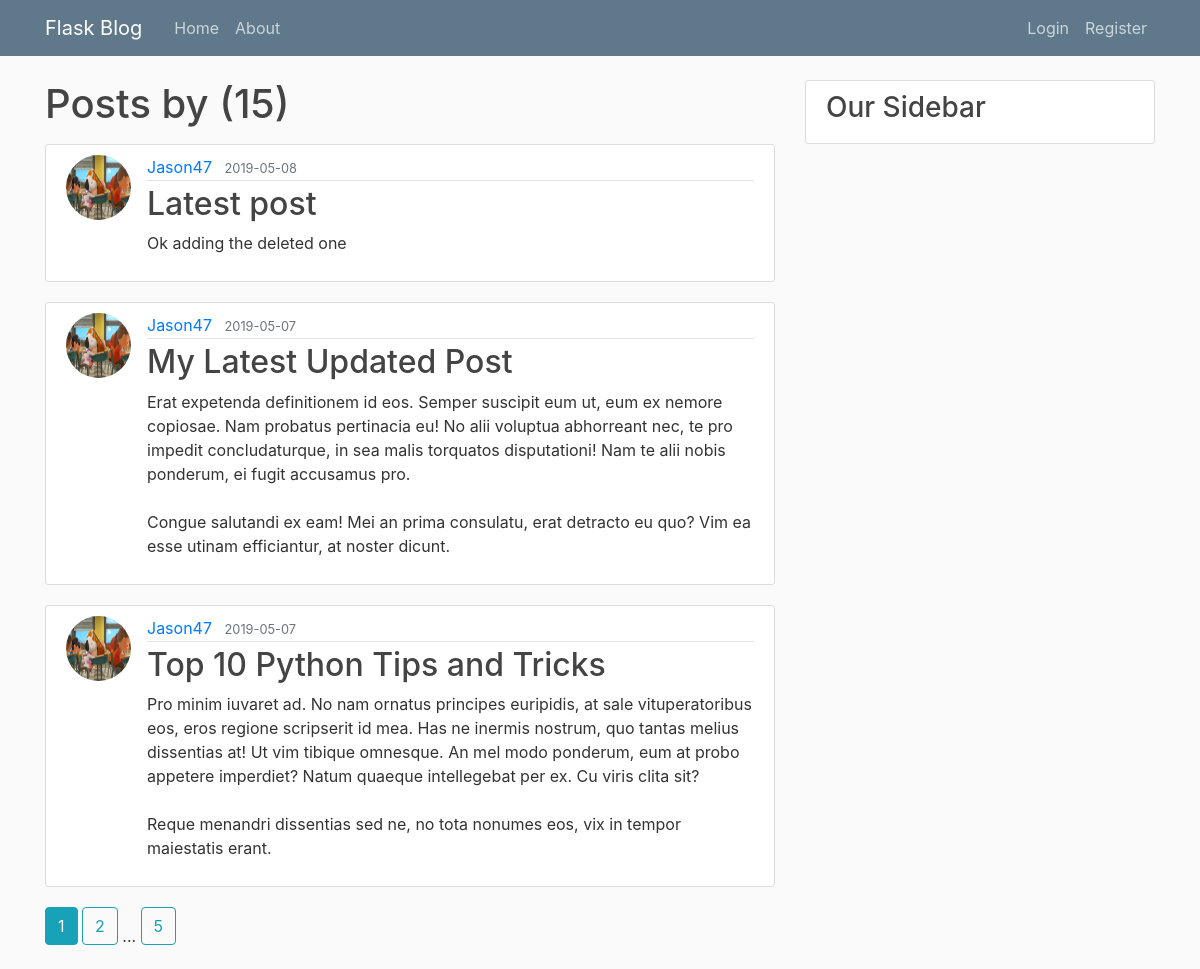
The app's page /user/Jason47 with its own data.
### application/models.py (models this page shows, shortened)
class Post(db.Model):
    id = db.Column(db.Integer, primary_key=True)
    title = db.Column(db.String(100), nullable=False)
    date_posted = db.Column(db.DateTime, nullable=False, default=datetime.utcnow)
    content = db.Column(db.Text, nullable=False)
    user_id = db.Column(db.Integer, db.ForeignKey("user.id"), nullable=False)

class User(db.Model,UserMixin):
    id = db.Column(db.Integer, primary_key=True)
    username = db.Column(db.String(20), unique=True, nullable=False)
    email = db.Column(db.String(60), unique=True, nullable=False)
    password = db.Column(db.String(60), nullable=False)
    image_file = db.Column(db.String(20), nullable=False, default="default.jpg")
    posts = db.relationship("Post", backref="author", lazy=True)

### application/users/routes.py (the view)
@users.route("/user/<username>")
def user_posts(username):
    username = str(username)
    page_no = request.args.get("page",1,type=int)
    user = User.query.filter_by(username=username).first_or_404()
    posts = Post.query.filter_by(author=user)\
            .order_by(Post.date_posted.desc())\
            .paginate(per_page=3,page=page_no)
    return render_template("user_posts.html", posts=posts,user = user)

### application/templates/user_posts.html
{% extends "layout.html" %}
{% block content %}
    <h1 class = "mb-3">Posts by {{ username }} ({{ posts.total }})</h1>
    {% for post in posts.items %}
        <article class="media content-section">
            <img class="rounded-circle article-img" src="{{ url_for('static',filename='profile_pics/'+post.author.image_file) }}">
            <div class="media-body">
                <div class="article-metadata">
                    <a class="mr-2" href="{{ url_for('users.user_posts',username = post.author.username) }}">{{ post.author.username }}</a>
                    <small class="text-muted">{{ post.date_posted.strftime("%Y-%m-%d") }}</small>
                </div>
                <h2><a class="article-title" href="{{ url_for('posts.post',post_id=post.id) }}">{{ post.title }}</a></h2>
                <p class="article-content">{{ post.content }}</p>
            </div>
        </article>
    {% endfor %}
    {% for page_num in posts.iter_pages(left_edge=1,right_edge=1,left_current=1,right_current=2) %}
        {% if page_num %}
            {% if page_num == posts.page %}
                <a class="btn btn-info mb-4" href="{{ url_for('users.user_posts',username=user.username,page=page_num) }}">{{ page_num }}</a>
            {% else %}
                <a class="btn btn-outline-info mb-4" href="{{ url_for('users.user_posts',username=user.username,page=page_num) }}">{{ page_num }}</a>
            {%endif%}
        {% else %}
            ...
        {%endif%}
    {% endfor %}
{% endblock content %}

### application/static/main.css (style rules this page uses)
body { background: #fafafa; color: #333333; margin-top: 5rem; }
h1, h2, h3, h4, h5, h6 { color: #444444; }
.content-section { background: #ffffff; padding: 10px 20px; border: 1px solid #dddddd; border-radius: 3px; margin-bottom: 20px; }
.article-title { color: #444444; }
.article-content { white-space: pre-line; }
.article-img { height: 65px; width: 65px; margin-right: 16px; }
.article-metadata { padding-bottom: 1px; margin-bottom: 4px; border-bottom: 1px solid #e3e3e3 }

### records on screen
Post: image_file (picture), author.username "Jason47", date_posted "2019-05-08", title "Latest post", content "Ok adding the deleted one"
Post: image_file (picture), author.username "Jason47", date_posted "2019-05-07", title "My Latest Updated Post", content "Erat expetenda definitionem id eos. Semper suscipit eum ut, eum ex nemore copiosae. Nam probatus pertinacia eu! No alii voluptua abhorreant nec, te pro impedit concludaturque, in sea malis torquatos disputationi! Nam te alii nobis ponderum, ei fugit accusamus pro. Congue salutandi ex eam! Mei an prima consulatu, erat detracto eu quo? Vim ea esse utinam efficiantur, at noster dicunt."
Post: image_file (picture), author.username "Jason47", date_posted "2019-05-07", title "Top 10 Python Tips and Tricks", content "Pro minim iuvaret ad. No nam ornatus principes euripidis, at sale vituperatoribus eos, eros regione scripserit id mea. Has ne inermis nostrum, quo tantas melius dissentias at! Ut vim tibique omnesque. An mel modo ponderum, eum at probo appetere imperdiet? Natum quaeque intellegebat per ex. Cu viris clita sit? Reque menandri dissentias sed ne, no tota nonumes eos, vix in tempor maiestatis erant."

### other values on screen
{{ posts.total }} "15"
{{ page_num }} "1"
{{ page_num }} "2" "5"
